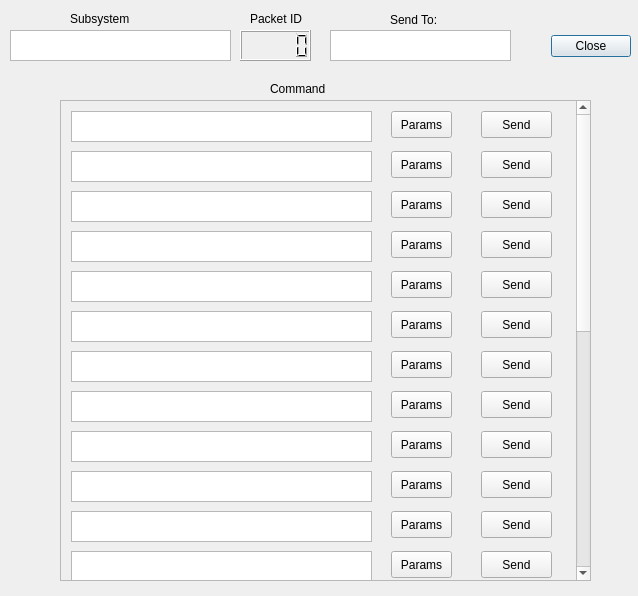
<?xml version="1.0" encoding="UTF-8"?>
<ui version="4.0">
 <class>GenericCommandDialog</class>
 <widget class="QDialog" name="GenericCommandDialog">
  <property name="geometry">
   <rect>
    <x>0</x>
    <y>0</y>
    <width>638</width>
    <height>596</height>
   </rect>
  </property>
  <property name="windowTitle">
   <string>Command Page</string>
  </property>
  <widget class="QDialogButtonBox" name="buttonBox">
   <property name="geometry">
    <rect>
     <x>540</x>
     <y>30</y>
     <width>91</width>
     <height>32</height>
    </rect>
   </property>
   <property name="orientation">
    <enum>Qt::Horizontal</enum>
   </property>
   <property name="standardButtons">
    <set>QDialogButtonBox::Close</set>
   </property>
  </widget>
  <widget class="QLCDNumber" name="packetId">
   <property name="geometry">
    <rect>
     <x>240</x>
     <y>30</y>
     <width>71</width>
     <height>31</height>
    </rect>
   </property>
  </widget>
  <widget class="QLabel" name="packetIdLabel">
   <property name="geometry">
    <rect>
     <x>250</x>
     <y>10</y>
     <width>66</width>
     <height>17</height>
    </rect>
   </property>
   <property name="text">
    <string>Packet ID</string>
   </property>
  </widget>
  <widget class="QLabel" name="subSystemCommandPageLabel">
   <property name="geometry">
    <rect>
     <x>70</x>
     <y>10</y>
     <width>81</width>
     <height>17</height>
    </rect>
   </property>
   <property name="text">
    <string>Subsystem</string>
   </property>
  </widget>
  <widget class="QTextBrowser" name="subSystemTextBrowser">
   <property name="geometry">
    <rect>
     <x>10</x>
     <y>30</y>
     <width>221</width>
     <height>31</height>
    </rect>
   </property>
  </widget>
  <widget class="QLabel" name="label">
   <property name="geometry">
    <rect>
     <x>270</x>
     <y>80</y>
     <width>81</width>
     <height>17</height>
    </rect>
   </property>
   <property name="text">
    <string>Command</string>
   </property>
  </widget>
  <widget class="QLabel" name="label_5">
   <property name="geometry">
    <rect>
     <x>390</x>
     <y>10</y>
     <width>61</width>
     <height>20</height>
    </rect>
   </property>
   <property name="text">
    <string>Send To:</string>
   </property>
  </widget>
  <widget class="QTextBrowser" name="commandAddressTextBrowser">
   <property name="geometry">
    <rect>
     <x>330</x>
     <y>30</y>
     <width>181</width>
     <height>31</height>
    </rect>
   </property>
  </widget>
  <widget class="QScrollArea" name="scrollArea">
   <property name="geometry">
    <rect>
     <x>60</x>
     <y>100</y>
     <width>531</width>
     <height>481</height>
    </rect>
   </property>
   <property name="verticalScrollBarPolicy">
    <enum>Qt::ScrollBarAlwaysOn</enum>
   </property>
   <property name="widgetResizable">
    <bool>true</bool>
   </property>
   <widget class="QWidget" name="scrollAreaWidgetContents">
    <property name="geometry">
     <rect>
      <x>0</x>
      <y>0</y>
      <width>511</width>
      <height>1000</height>
     </rect>
    </property>
    <property name="minimumSize">
     <size>
      <width>0</width>
      <height>1000</height>
     </size>
    </property>
    <widget class="QTextBrowser" name="itemLabelTextBrowser_3">
     <property name="geometry">
      <rect>
       <x>10</x>
       <y>90</y>
       <width>301</width>
       <height>31</height>
      </rect>
     </property>
    </widget>
    <widget class="QTextBrowser" name="itemLabelTextBrowser_6">
     <property name="geometry">
      <rect>
       <x>10</x>
       <y>210</y>
       <width>301</width>
       <height>31</height>
      </rect>
     </property>
    </widget>
    <widget class="QTextBrowser" name="itemLabelTextBrowser_5">
     <property name="geometry">
      <rect>
       <x>10</x>
       <y>170</y>
       <width>301</width>
       <height>31</height>
      </rect>
     </property>
    </widget>
    <widget class="QTextBrowser" name="itemLabelTextBrowser_1">
     <property name="geometry">
      <rect>
       <x>10</x>
       <y>10</y>
       <width>301</width>
       <height>31</height>
      </rect>
     </property>
    </widget>
    <widget class="QTextBrowser" name="itemLabelTextBrowser_7">
     <property name="geometry">
      <rect>
       <x>10</x>
       <y>250</y>
       <width>301</width>
       <height>31</height>
      </rect>
     </property>
    </widget>
    <widget class="QTextBrowser" name="itemLabelTextBrowser_2">
     <property name="geometry">
      <rect>
       <x>10</x>
       <y>50</y>
       <width>301</width>
       <height>31</height>
      </rect>
     </property>
    </widget>
    <widget class="QTextBrowser" name="itemLabelTextBrowser_4">
     <property name="geometry">
      <rect>
       <x>10</x>
       <y>130</y>
       <width>301</width>
       <height>31</height>
      </rect>
     </property>
    </widget>
    <widget class="QTextBrowser" name="itemLabelTextBrowser_10">
     <property name="geometry">
      <rect>
       <x>10</x>
       <y>370</y>
       <width>301</width>
       <height>31</height>
      </rect>
     </property>
    </widget>
    <widget class="QTextBrowser" name="itemLabelTextBrowser_14">
     <property name="geometry">
      <rect>
       <x>10</x>
       <y>530</y>
       <width>301</width>
       <height>31</height>
      </rect>
     </property>
    </widget>
    <widget class="QTextBrowser" name="itemLabelTextBrowser_13">
     <property name="geometry">
      <rect>
       <x>10</x>
       <y>490</y>
       <width>301</width>
       <height>31</height>
      </rect>
     </property>
    </widget>
    <widget class="QTextBrowser" name="itemLabelTextBrowser_9">
     <property name="geometry">
      <rect>
       <x>10</x>
       <y>330</y>
       <width>301</width>
       <height>31</height>
      </rect>
     </property>
    </widget>
    <widget class="QTextBrowser" name="itemLabelTextBrowser_12">
     <property name="geometry">
      <rect>
       <x>10</x>
       <y>450</y>
       <width>301</width>
       <height>31</height>
      </rect>
     </property>
    </widget>
    <widget class="QTextBrowser" name="itemLabelTextBrowser_11">
     <property name="geometry">
      <rect>
       <x>10</x>
       <y>410</y>
       <width>301</width>
       <height>31</height>
      </rect>
     </property>
    </widget>
    <widget class="QTextBrowser" name="itemLabelTextBrowser_8">
     <property name="geometry">
      <rect>
       <x>10</x>
       <y>290</y>
       <width>301</width>
       <height>31</height>
      </rect>
     </property>
    </widget>
    <widget class="QTextBrowser" name="itemLabelTextBrowser_15">
     <property name="geometry">
      <rect>
       <x>10</x>
       <y>570</y>
       <width>301</width>
       <height>31</height>
      </rect>
     </property>
    </widget>
    <widget class="QTextBrowser" name="itemLabelTextBrowser_16">
     <property name="geometry">
      <rect>
       <x>10</x>
       <y>610</y>
       <width>301</width>
       <height>31</height>
      </rect>
     </property>
    </widget>
    <widget class="QTextBrowser" name="itemLabelTextBrowser_17">
     <property name="geometry">
      <rect>
       <x>10</x>
       <y>650</y>
       <width>301</width>
       <height>31</height>
      </rect>
     </property>
    </widget>
    <widget class="QTextBrowser" name="itemLabelTextBrowser_18">
     <property name="geometry">
      <rect>
       <x>10</x>
       <y>690</y>
       <width>301</width>
       <height>31</height>
      </rect>
     </property>
    </widget>
    <widget class="QTextBrowser" name="itemLabelTextBrowser_19">
     <property name="geometry">
      <rect>
       <x>10</x>
       <y>730</y>
       <width>301</width>
       <height>31</height>
      </rect>
     </property>
    </widget>
    <widget class="QTextBrowser" name="itemLabelTextBrowser_20">
     <property name="geometry">
      <rect>
       <x>10</x>
       <y>770</y>
       <width>301</width>
       <height>31</height>
      </rect>
     </property>
    </widget>
    <widget class="QPushButton" name="paramsButton_1">
     <property name="geometry">
      <rect>
       <x>330</x>
       <y>10</y>
       <width>61</width>
       <height>27</height>
      </rect>
     </property>
     <property name="text">
      <string>Params</string>
     </property>
    </widget>
    <widget class="QPushButton" name="paramsButton_2">
     <property name="geometry">
      <rect>
       <x>330</x>
       <y>50</y>
       <width>61</width>
       <height>27</height>
      </rect>
     </property>
     <property name="text">
      <string>Params</string>
     </property>
    </widget>
    <widget class="QPushButton" name="paramsButton_3">
     <property name="geometry">
      <rect>
       <x>330</x>
       <y>90</y>
       <width>61</width>
       <height>27</height>
      </rect>
     </property>
     <property name="text">
      <string>Params</string>
     </property>
    </widget>
    <widget class="QPushButton" name="paramsButton_4">
     <property name="geometry">
      <rect>
       <x>330</x>
       <y>130</y>
       <width>61</width>
       <height>27</height>
      </rect>
     </property>
     <property name="text">
      <string>Params</string>
     </property>
    </widget>
    <widget class="QPushButton" name="paramsButton_5">
     <property name="geometry">
      <rect>
       <x>330</x>
       <y>170</y>
       <width>61</width>
       <height>27</height>
      </rect>
     </property>
     <property name="text">
      <string>Params</string>
     </property>
    </widget>
    <widget class="QPushButton" name="paramsButton_6">
     <property name="geometry">
      <rect>
       <x>330</x>
       <y>210</y>
       <width>61</width>
       <height>27</height>
      </rect>
     </property>
     <property name="text">
      <string>Params</string>
     </property>
    </widget>
    <widget class="QPushButton" name="paramsButton_7">
     <property name="geometry">
      <rect>
       <x>330</x>
       <y>250</y>
       <width>61</width>
       <height>27</height>
      </rect>
     </property>
     <property name="text">
      <string>Params</string>
     </property>
    </widget>
    <widget class="QPushButton" name="paramsButton_8">
     <property name="geometry">
      <rect>
       <x>330</x>
       <y>290</y>
       <width>61</width>
       <height>27</height>
      </rect>
     </property>
     <property name="text">
      <string>Params</string>
     </property>
    </widget>
    <widget class="QPushButton" name="paramsButton_9">
     <property name="geometry">
      <rect>
       <x>330</x>
       <y>330</y>
       <width>61</width>
       <height>27</height>
      </rect>
     </property>
     <property name="text">
      <string>Params</string>
     </property>
    </widget>
    <widget class="QPushButton" name="paramsButton_10">
     <property name="geometry">
      <rect>
       <x>330</x>
       <y>370</y>
       <width>61</width>
       <height>27</height>
      </rect>
     </property>
     <property name="text">
      <string>Params</string>
     </property>
    </widget>
    <widget class="QPushButton" name="paramsButton_11">
     <property name="geometry">
      <rect>
       <x>330</x>
       <y>410</y>
       <width>61</width>
       <height>27</height>
      </rect>
     </property>
     <property name="text">
      <string>Params</string>
     </property>
    </widget>
    <widget class="QPushButton" name="paramsButton_12">
     <property name="geometry">
      <rect>
       <x>330</x>
       <y>450</y>
       <width>61</width>
       <height>27</height>
      </rect>
     </property>
     <property name="text">
      <string>Params</string>
     </property>
    </widget>
    <widget class="QPushButton" name="paramsButton_13">
     <property name="geometry">
      <rect>
       <x>330</x>
       <y>490</y>
       <width>61</width>
       <height>27</height>
      </rect>
     </property>
     <property name="text">
      <string>Params</string>
     </property>
    </widget>
    <widget class="QPushButton" name="paramsButton_14">
     <property name="geometry">
      <rect>
       <x>330</x>
       <y>530</y>
       <width>61</width>
       <height>27</height>
      </rect>
     </property>
     <property name="text">
      <string>Params</string>
     </property>
    </widget>
    <widget class="QPushButton" name="paramsButton_15">
     <property name="geometry">
      <rect>
       <x>330</x>
       <y>570</y>
       <width>61</width>
       <height>27</height>
      </rect>
     </property>
     <property name="text">
      <string>Params</string>
     </property>
    </widget>
    <widget class="QPushButton" name="paramsButton_16">
     <property name="geometry">
      <rect>
       <x>330</x>
       <y>610</y>
       <width>61</width>
       <height>27</height>
      </rect>
     </property>
     <property name="text">
      <string>Params</string>
     </property>
    </widget>
    <widget class="QPushButton" name="paramsButton_17">
     <property name="geometry">
      <rect>
       <x>330</x>
       <y>650</y>
       <width>61</width>
       <height>27</height>
      </rect>
     </property>
     <property name="text">
      <string>Params</string>
     </property>
    </widget>
    <widget class="QPushButton" name="paramsButton_18">
     <property name="geometry">
      <rect>
       <x>330</x>
       <y>690</y>
       <width>61</width>
       <height>27</height>
      </rect>
     </property>
     <property name="text">
      <string>Params</string>
     </property>
    </widget>
    <widget class="QPushButton" name="paramsButton_19">
     <property name="geometry">
      <rect>
       <x>330</x>
       <y>730</y>
       <width>61</width>
       <height>27</height>
      </rect>
     </property>
     <property name="text">
      <string>Params</string>
     </property>
    </widget>
    <widget class="QPushButton" name="paramsButton_20">
     <property name="geometry">
      <rect>
       <x>330</x>
       <y>770</y>
       <width>61</width>
       <height>27</height>
      </rect>
     </property>
     <property name="text">
      <string>Params</string>
     </property>
    </widget>
    <widget class="QPushButton" name="SendButton_1">
     <property name="geometry">
      <rect>
       <x>420</x>
       <y>10</y>
       <width>71</width>
       <height>27</height>
      </rect>
     </property>
     <property name="text">
      <string>Send</string>
     </property>
    </widget>
    <widget class="QPushButton" name="SendButton_2">
     <property name="geometry">
      <rect>
       <x>420</x>
       <y>50</y>
       <width>71</width>
       <height>27</height>
      </rect>
     </property>
     <property name="text">
      <string>Send</string>
     </property>
    </widget>
    <widget class="QPushButton" name="SendButton_3">
     <property name="geometry">
      <rect>
       <x>420</x>
       <y>90</y>
       <width>71</width>
       <height>27</height>
      </rect>
     </property>
     <property name="text">
      <string>Send</string>
     </property>
    </widget>
    <widget class="QPushButton" name="SendButton_4">
     <property name="geometry">
      <rect>
       <x>420</x>
       <y>130</y>
       <width>71</width>
       <height>27</height>
      </rect>
     </property>
     <property name="text">
      <string>Send</string>
     </property>
    </widget>
    <widget class="QPushButton" name="SendButton_5">
     <property name="geometry">
      <rect>
       <x>420</x>
       <y>170</y>
       <width>71</width>
       <height>27</height>
      </rect>
     </property>
     <property name="text">
      <string>Send</string>
     </property>
    </widget>
    <widget class="QPushButton" name="SendButton_6">
     <property name="geometry">
      <rect>
       <x>420</x>
       <y>210</y>
       <width>71</width>
       <height>27</height>
      </rect>
     </property>
     <property name="text">
      <string>Send</string>
     </property>
    </widget>
    <widget class="QPushButton" name="SendButton_7">
     <property name="geometry">
      <rect>
       <x>420</x>
       <y>250</y>
       <width>71</width>
       <height>27</height>
      </rect>
     </property>
     <property name="text">
      <string>Send</string>
     </property>
    </widget>
    <widget class="QPushButton" name="SendButton_8">
     <property name="geometry">
      <rect>
       <x>420</x>
       <y>290</y>
       <width>71</width>
       <height>27</height>
      </rect>
     </property>
     <property name="text">
      <string>Send</string>
     </property>
    </widget>
    <widget class="QPushButton" name="SendButton_9">
     <property name="geometry">
      <rect>
       <x>420</x>
       <y>330</y>
       <width>71</width>
       <height>27</height>
      </rect>
     </property>
     <property name="text">
      <string>Send</string>
     </property>
    </widget>
    <widget class="QPushButton" name="SendButton_10">
     <property name="geometry">
      <rect>
       <x>420</x>
       <y>370</y>
       <width>71</width>
       <height>27</height>
      </rect>
     </property>
     <property name="text">
      <string>Send</string>
     </property>
    </widget>
    <widget class="QPushButton" name="SendButton_11">
     <property name="geometry">
      <rect>
       <x>420</x>
       <y>410</y>
       <width>71</width>
       <height>27</height>
      </rect>
     </property>
     <property name="text">
      <string>Send</string>
     </property>
    </widget>
    <widget class="QPushButton" name="SendButton_12">
     <property name="geometry">
      <rect>
       <x>420</x>
       <y>450</y>
       <width>71</width>
       <height>27</height>
      </rect>
     </property>
     <property name="text">
      <string>Send</string>
     </property>
    </widget>
    <widget class="QPushButton" name="SendButton_13">
     <property name="geometry">
      <rect>
       <x>420</x>
       <y>490</y>
       <width>71</width>
       <height>27</height>
      </rect>
     </property>
     <property name="text">
      <string>Send</string>
     </property>
    </widget>
    <widget class="QPushButton" name="SendButton_14">
     <property name="geometry">
      <rect>
       <x>420</x>
       <y>530</y>
       <width>71</width>
       <height>27</height>
      </rect>
     </property>
     <property name="text">
      <string>Send</string>
     </property>
    </widget>
    <widget class="QPushButton" name="SendButton_15">
     <property name="geometry">
      <rect>
       <x>420</x>
       <y>570</y>
       <width>71</width>
       <height>27</height>
      </rect>
     </property>
     <property name="text">
      <string>Send</string>
     </property>
    </widget>
    <widget class="QPushButton" name="SendButton_16">
     <property name="geometry">
      <rect>
       <x>420</x>
       <y>610</y>
       <width>71</width>
       <height>27</height>
      </rect>
     </property>
     <property name="text">
      <string>Send</string>
     </property>
    </widget>
    <widget class="QPushButton" name="SendButton_17">
     <property name="geometry">
      <rect>
       <x>420</x>
       <y>650</y>
       <width>71</width>
       <height>27</height>
      </rect>
     </property>
     <property name="text">
      <string>Send</string>
     </property>
    </widget>
    <widget class="QPushButton" name="SendButton_18">
     <property name="geometry">
      <rect>
       <x>420</x>
       <y>690</y>
       <width>71</width>
       <height>27</height>
      </rect>
     </property>
     <property name="text">
      <string>Send</string>
     </property>
    </widget>
    <widget class="QPushButton" name="SendButton_19">
     <property name="geometry">
      <rect>
       <x>420</x>
       <y>730</y>
       <width>71</width>
       <height>27</height>
      </rect>
     </property>
     <property name="text">
      <string>Send</string>
     </property>
    </widget>
    <widget class="QPushButton" name="SendButton_20">
     <property name="geometry">
      <rect>
       <x>420</x>
       <y>770</y>
       <width>71</width>
       <height>27</height>
      </rect>
     </property>
     <property name="text">
      <string>Send</string>
     </property>
    </widget>
   </widget>
  </widget>
 </widget>
 <resources/>
 <connections>
  <connection>
   <sender>buttonBox</sender>
   <signal>accepted()</signal>
   <receiver>GenericCommandDialog</receiver>
   <slot>accept()</slot>
   <hints>
    <hint type="sourcelabel">
     <x>248</x>
     <y>254</y>
    </hint>
    <hint type="destinationlabel">
     <x>157</x>
     <y>274</y>
    </hint>
   </hints>
  </connection>
  <connection>
   <sender>buttonBox</sender>
   <signal>rejected()</signal>
   <receiver>GenericCommandDialog</receiver>
   <slot>reject()</slot>
   <hints>
    <hint type="sourcelabel">
     <x>316</x>
     <y>260</y>
    </hint>
    <hint type="destinationlabel">
     <x>286</x>
     <y>274</y>
    </hint>
   </hints>
  </connection>
 </connections>
</ui>
